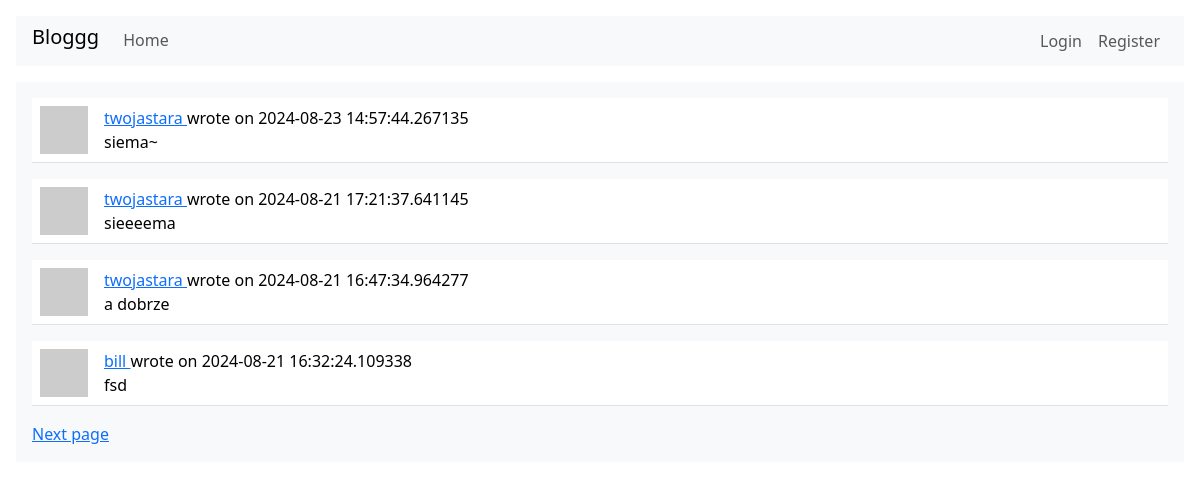
The page /index on the database as committed earlier.
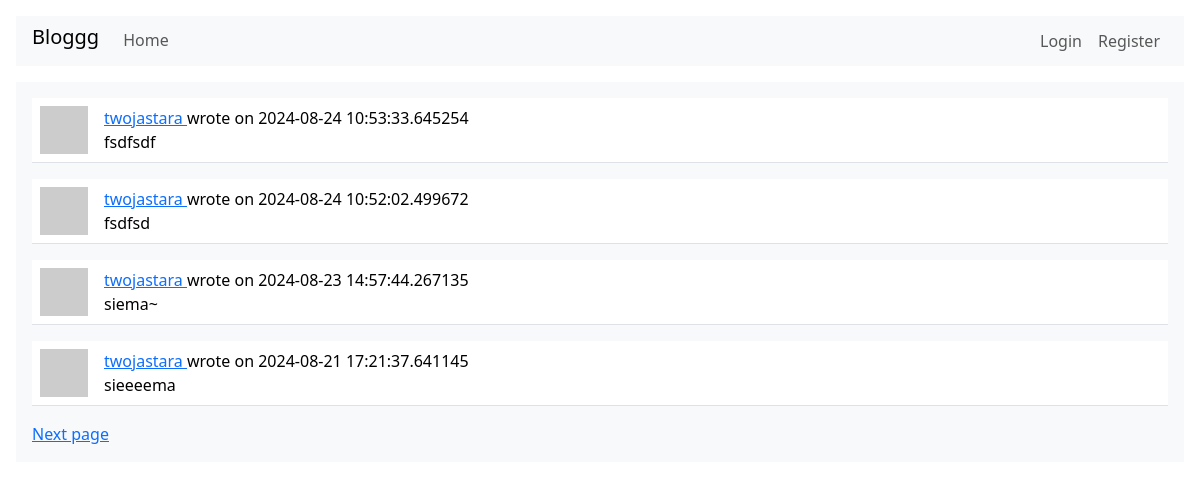
The same page on the database as committed later.
### webapp/models.py (models this page shows, shortened)
class Post(db.Model):
    id:         sqo.Mapped[int] = sqo.mapped_column(primary_key=True)
    user_id:    sqo.Mapped[int] = sqo.mapped_column(sqa.ForeignKey(User.id), index=True)
    timestamp:  sqo.Mapped[datetime] = sqo.mapped_column(index=True, default=lambda: datetime.now(timezone.utc))
    title:      sqo.Mapped[str] = sqo.mapped_column(sqa.String(64), index=True)
    body:       sqo.Mapped[str] = sqo.mapped_column(sqa.String(4096))
    author:     sqo.Mapped[User] = sqo.relationship(back_populates='posts')

class User(UserMixin, db.Model):
    id:         sqo.Mapped[int] = sqo.mapped_column(primary_key=True)
    username:   sqo.Mapped[str] = sqo.mapped_column(sqa.String(64), index=True, unique=True)
    email:      sqo.Mapped[str] = sqo.mapped_column(sqa.String(128), index=True, unique=True)
    hashed_pass:sqo.Mapped[Optional[str]] = sqo.mapped_column(sqa.String(256))
    about:      sqo.Mapped[Optional[str]] = sqo.mapped_column(sqa.String(4096))
    last_seen:  sqo.Mapped[Optional[datetime]] = sqo.mapped_column(default=lambda: datetime.now(timezone.utc))
    posts:      sqo.WriteOnlyMapped['Post'] = sqo.relationship(back_populates='author')
    followers:  sqo.WriteOnlyMapped['User'] = sqo.relationship(
        secondary=followers_table, primaryjoin=(followers_table.c.followed_id == id),
        secondaryjoin=(followers_table.c.follower_id == id), back_populates='following'
    )
    following:   sqo.WriteOnlyMapped['User'] = sqo.relationship(
        secondary=followers_table, primaryjoin=(followers_table.c.follower_id == id),
        secondaryjoin=(followers_table.c.followed_id == id), back_populates='followers'
    )
    def avatar(self, size):
        hash = md5((self.username+self.email+str(2384129234)).encode('utf-8')).hexdigest()
        return f'https://www.gravatar.com/avatar/{hash}?d=identicon&s={size}'

### webapp/routes.py (the view)
@app.route('/', methods=['POST', 'GET'])
@app.route('/index', methods=['POST', 'GET'])
def index_page():
    page = request.args.get('page', 1, type=int)
    query = None
    post_form = None
    if current_user.is_authenticated:
        post_form = PostForm()
        if post_form.validate_on_submit():
            new_post = Post(title=post_form.title.data, body=post_form.text.data, author=current_user)
            db.session.add(new_post)
            db.session.commit()
            flash('Uploaded your post.')
            return redirect(url_for('index_page'))
        query = current_user.get_my_and_followers_posts_query()
    else:
        query = sqa.select(Post).order_by(Post.timestamp.desc())
    posts = db.paginate(query, page=page, per_page=app.config['POSTS_PER_PAGE'], error_out=False)
    next_url = url_for('index_page', page=posts.next_num) if posts.has_next else None
    prev_url = url_for('index_page', page=posts.prev_num) if posts.has_prev else None
    return render_template('index_page.html', title='Home page',
                    posts=posts, post_form=post_form, next_url=next_url, prev_url=prev_url)

### webapp/routes.py (called while the page is built)
@app.before_request
def before_request():
    if current_user.is_authenticated:
        current_user.last_seen = datetime.now(timezone.utc)
        db.session.commit()

### webapp/templates/index_page.html (shortened to what this page needs)
{% extends "base.html" %}
{% block content %}
    {% for post in posts %}
        {% include "sub_post.html" %}
    {% endfor %}
    {% if next_url %}
        <a href="{{ next_url }}">Next page</a>
    {% endif %}
{% endblock %}

### webapp/templates/sub_post.html
<table class="table table-hover">
    <tr>
        <td width="64px">
            <a href="{{ url_for('user_page', username=post.author.username) }}">
                <img src="{{ post.author.avatar(64) }}" class="img-fluid">
            </a>
        </td>
        <td>
            <a href="{{ url_for('user_page', username=post.author.username) }}">
                {{ post.author.username }}
            </a>
            wrote on {{ post.timestamp }}
            <br>
            {{ post.body }}
        </td>
    </tr>
</table>

Rows that differ between the two databases and show on the page:
no longer on this page (row unchanged): Post: author.username "twojastara", timestamp "2024-08-21 16:47:34.964277", body "a dobrze"
no longer on this page (row unchanged): Post: author.username "bill", timestamp "2024-08-21 16:32:24.109338", body "fsd"
added Post: author.username "twojastara", timestamp "2024-08-24 10:53:33.645254", body "fsdfsdf"
added Post: author.username "twojastara", timestamp "2024-08-24 10:52:02.499672", body "fsdfsd"
